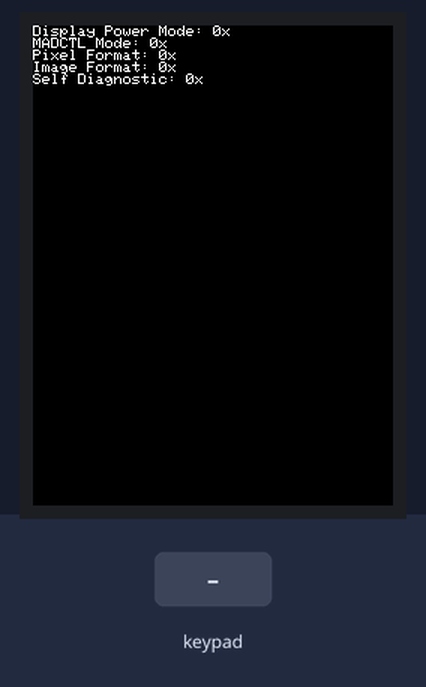
The sketch below on a simulated Arduino Uno, built with avr-gcc and run on an emulated ATmega328P. Shown: 240×320 colour display. Inputs (shaded band) come from the test bench.

Above: at 1.4 s.
1.5 s: key 'A' pressed
At 3.0 s:
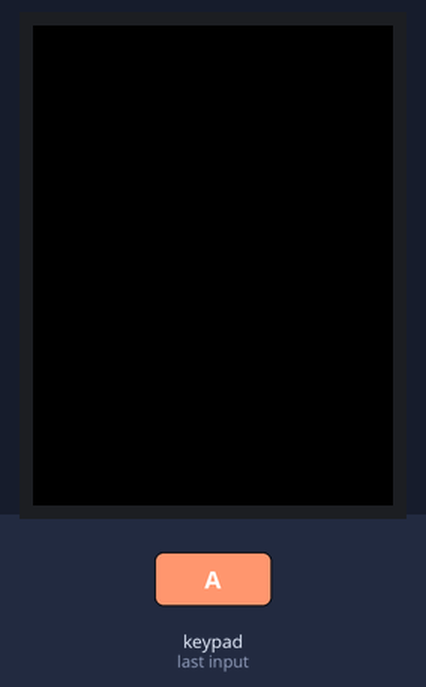
3.3 s: keypad keys 2 3 4 # pressed 0.4 s apart
6.4 s: key '*' pressed
At 6.7 s:
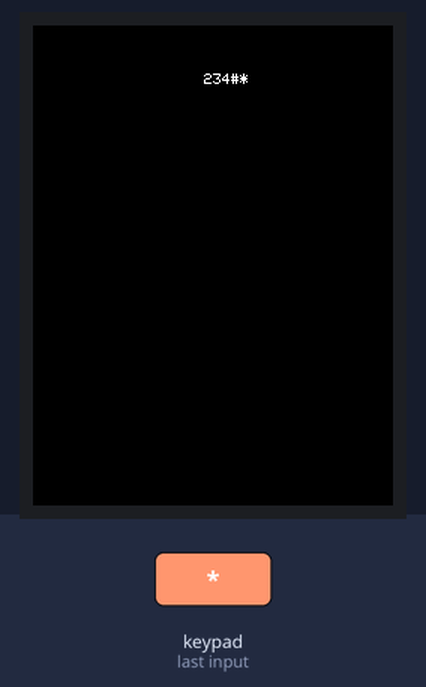
7.9 s: keypad keys 5 6 7 8 9 * pressed 0.4 s apart
At 10.4 s:
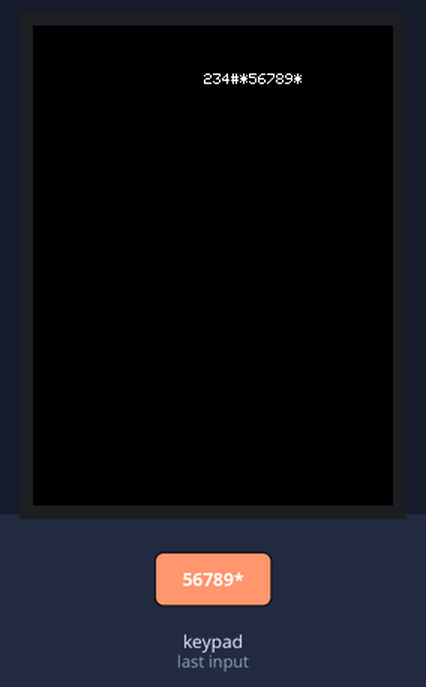
11.8 s: key '#' pressed
13.3 s: key 'C' pressed
At 14.6 s:
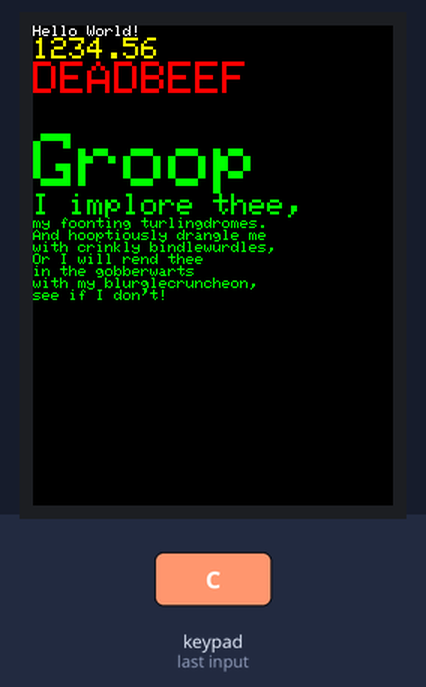
Timing chart, 0 to 15.9 s (numbered marks = the images above; inputs shaded):
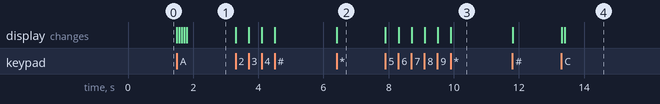

The sketch:

ArduinoPhone.ino
```cpp
/* @
|| @version 1.0
|| @author
|| @contact
||
|| @description
|| |
|| #
*/
//#include <Adafruit_FONA.h>
#include <Keypad.h>
#include <SoftwareSerial.h>
#include <Adafruit_GFX.h>    // Core graphics library
#include <SPI.h>
#include <Adafruit_ILI9341.h>
#include <TouchScreen.h>

// For the Adafruit shield, these are the default.
#define TFT_CS 10
#define TFT_DC A0

// Use hardware SPI (on Uno, #13, #12, #11) and the above for CS/DC
Adafruit_ILI9341 tft = Adafruit_ILI9341(TFT_CS, TFT_DC);
// If using the breakout, change pins as desired
//Adafruit_ILI9341 tft = Adafruit_ILI9341(TFT_CS, TFT_DC, TFT_MOSI, TFT_CLK, TFT_RST, TFT_MISO);

// These are the four touchscreen analog pins
#define YP A2  // must be an analog pin, use "An" notation!
#define XP A3  // must be an analog pin, use "An" notation!
#define YM A4   // can be a digital pin
#define XM A5   // can be a digital pin

// This is calibration data for the raw touch data to the screen coordinates
#define TS_MINX 150
#define TS_MINY 120
#define TS_MAXX 920
#define TS_MAXY 940

#define MINPRESSURE 10
#define MAXPRESSURE 1000

// For better pressure precision, we need to know the resistance
// between X+ and X- Use any multimeter to read it
// For the one we're using, its 300 ohms across the X plate
TouchScreen ts = TouchScreen(XP, YP, XM, YM, 300);

// Define pins for Fona.
#define FONA_RX 0
#define FONA_TX 1
// #define FONA_RESET 10
// #define FONA_KEY 11
// #define FONA_POWERSTATUS // < not connected >
// #define FONA_NETWORKSTATUS // < not connected >
// #define FONA_RINGINDICATOR // < not connected >


const byte ROWS = 5; //four rows
const byte COLS = 3; //four columns
//define the cymbols on the buttons of the keypads
char hexaKeys[ROWS][COLS] = {
  {'1','2','3'},
  {'4','5','6'},
  {'7','8','9'},
  {'*','0','#'},
  {'A','B','C'},
};
byte rowPins[ROWS] = {5, 6, 7, 8, 9}; //connect to the row pinouts of the keypad
byte colPins[COLS] = {2, 3, 4}; //connect to the column pinouts of the keypad

//initialize an instance of class NewKeypad
Keypad customKeypad = Keypad( makeKeymap(hexaKeys), rowPins, colPins, ROWS, COLS);

void setup(){
  //Serial.begin(9600);
  //Serial.begin(115200);

  tft.begin();

  tft.fillScreen(ILI9341_BLACK);

   // read diagnostics (optional but can help debug problems)
  uint8_t x = tft.readcommand8(ILI9341_RDMODE);
  tft.print("Display Power Mode: 0x "); Serial.println(x, HEX);
  x = tft.readcommand8(ILI9341_RDMADCTL);
  tft.print("\nMADCTL Mode: 0x"); Serial.println(x, HEX);
  x = tft.readcommand8(ILI9341_RDPIXFMT);
  tft.print("\nPixel Format: 0x"); Serial.println(x, HEX);
  x = tft.readcommand8(ILI9341_RDIMGFMT);
  tft.print("\nImage Format: 0x"); Serial.println(x, HEX);
  x = tft.readcommand8(ILI9341_RDSELFDIAG);
  tft.print("\nSelf Diagnostic: 0x"); Serial.println(x, HEX);


}

void loop(){
  char customKey = customKeypad.getKey();

  if (customKey){
    Serial.println(customKey);
    switch (customKey) {
		case 'A':
                        Serial.println(F("Benchmark                Time (microseconds)"));
                        Serial.print(F("Screen fill              "));
                        Serial.println(testFillScreen());
                        delay(500);
			break;
		case 'B':
                        tft.fillScreen(ILI9341_BLACK);
                        tft.setCursor(0, 0);
			break;
		case 'C':
                        Serial.println(F("Benchmark                Time (microseconds)"));
                        Serial.print(F("Text                     "));
                        Serial.println(testText());
                        delay(3000);
			break;
                default:
                        tft.print(customKey);
                        break;
	}
  }
}

unsigned long testFillScreen() {
  unsigned long start = micros();
  tft.fillScreen(ILI9341_BLACK);
  tft.fillScreen(ILI9341_RED);
  tft.fillScreen(ILI9341_GREEN);
  tft.fillScreen(ILI9341_BLUE);
  tft.fillScreen(ILI9341_BLACK);
  return micros() - start;
}

unsigned long testText() {
  tft.fillScreen(ILI9341_BLACK);
  unsigned long start = micros();
  tft.setCursor(0, 0);
  tft.setTextColor(ILI9341_WHITE);  tft.setTextSize(1);
  tft.println("Hello World!");
  tft.setTextColor(ILI9341_YELLOW); tft.setTextSize(2);
  tft.println(1234.56);
  tft.setTextColor(ILI9341_RED);    tft.setTextSize(3);
  tft.println(0xDEADBEEF, HEX);
  tft.println();
  tft.setTextColor(ILI9341_GREEN);
  tft.setTextSize(5);
  tft.println("Groop");
  tft.setTextSize(2);
  tft.println("I implore thee,");
  tft.setTextSize(1);
  tft.println("my foonting turlingdromes.");
  tft.println("And hooptiously drangle me");
  tft.println("with crinkly bindlewurdles,");
  tft.println("Or I will rend thee");
  tft.println("in the gobberwarts");
  tft.println("with my blurglecruncheon,");
  tft.println("see if I don't!");
  return micros() - start;
}
```

Measured:
- after the input at 1.5 s, the display: changes at once (image 1)
- after the input at 6.4 s, the display: changes at once (image 2)
- after the input at 7.9 s, the display: first changes at once (image 3 shows a later state)
- after the input at 13.3 s, the display: first changes at once (image 4 shows a later state)
